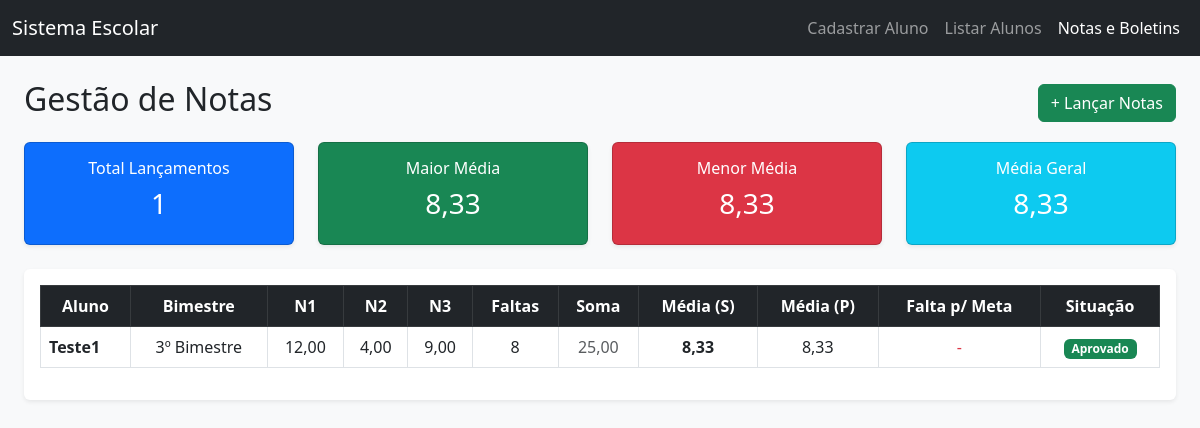
Page /Crud/notas_index.php on the committed database.
### tables this page shows
CREATE TABLE `notas_alunos` (
  `id` int(11) NOT NULL,
  `aluno_id` int(11) NOT NULL,
  `bimestre` varchar(20) NOT NULL,
  `nota1` decimal(5,2) NOT NULL,
  `nota2` decimal(5,2) NOT NULL,
  `nota3` decimal(5,2) NOT NULL,
  `peso` decimal(4,2) DEFAULT 1.00,
  `faltas` int(11) DEFAULT 0,
  `created_at` timestamp NOT NULL DEFAULT current_timestamp()
);

CREATE TABLE `usuarios` (
  `id` int(11) NOT NULL,
  `nome` varchar(150) NOT NULL,
  `email` varchar(100) NOT NULL,
  `telefone` varchar(20) NOT NULL,
  `idade` int(11) NOT NULL,
  `cidade` varchar(100) NOT NULL,
  `curso` varchar(100) NOT NULL
);

### Crud/notas_index.php (the view, shortened to what this page needs)
<?php
require 'conexao.php';
$sql = "SELECT n.*, u.nome FROM notas_alunos n JOIN usuarios u ON n.aluno_id = u.id ORDER BY n.id DESC";
$resultado = $conn->query($sql);
$total_lancamentos = $resultado->num_rows;
$max_media = 0;
$min_media = 10;
$soma_geral_medias = 0;
$dados_tabela = [];
if ($total_lancamentos > 0) {
    while ($row = $resultado->fetch_assoc()) {
        $n1 = $row['nota1'];
        $n2 = $row['nota2'];
        $n3 = $row['nota3'];
        $peso = $row['peso'];
        $faltas = $row['faltas'];
        $soma_notas = $n1 + $n2 + $n3;
        $media_simples = $soma_notas / 3;
        $media_ponderada = ($soma_notas / 3) * $peso;
        $diferenca_meta = 7.0 - $media_simples;
        if ($diferenca_meta < 0) {
            $diferenca_meta = 0;
        }
        if ($media_simples >= 7.0 && $faltas <= 10) {
            $situacao = "Aprovado";
            $badge = "success";
        } elseif ($media_simples < 5.0 || $faltas > 10) {
            $situacao = "Reprovado";
            $badge = "danger";
        } else {
            $situacao = "Recuperação";
            $badge = "warning";
        }
        if ($media_simples > $max_media) {
            $max_media = $media_simples;
        }
        if ($media_simples < $min_media) {
            $min_media = $media_simples;
        }
        $soma_geral_medias += $media_simples;
        $row['soma'] = $soma_notas;
        $row['media_simples'] = $media_simples;
        $row['media_ponderada'] = $media_ponderada;
        $row['diferenca'] = $diferenca_meta;
        $row['situacao'] = $situacao;
        $row['badge'] = $badge;
        $dados_tabela[] = $row;
    }
} else {
    $min_media = 0;
}
$media_geral_turma = $total_lancamentos > 0 ? ($soma_geral_medias / $total_lancamentos) : 0;
?>
<!DOCTYPE html>
<html lang="pt-BR">
<head>
    <link href="https://cdn.jsdelivr.net/npm/bootstrap@5.3.0/dist/css/bootstrap.min.css" rel="stylesheet">
</head>
<body class="bg-light">
    <nav class="navbar navbar-expand-lg navbar-dark bg-dark mb-4">
        <div class="container-fluid">
            <a class="navbar-brand" href="index.php">Sistema Escolar</a>
            <div class="navbar-nav">
                <a class="nav-link" href="index.php">Cadastrar Aluno</a>
                <a class="nav-link" href="listar.php">Listar Alunos</a>
                <a class="nav-link active" href="notas_index.php">Notas e Boletins</a>
            </div>
        </div>
    </nav>
    <div class="container-fluid px-4">
        <div class="d-flex justify-content-between align-items-center mb-3">
            <h2>Gestão de Notas</h2>
            <a href="notas_form.php" class="btn btn-success">+ Lançar Notas</a>
        </div>
        <div class="row mb-4 text-center">
            <div class="col-md-3">
                <div class="card text-bg-primary shadow-sm">
                    <div class="card-body">
                        <h6 class="card-title">Total Lançamentos</h6>
                        <h3><?= $total_lancamentos ?></h3>
                    </div>
                </div>
            </div>
            <div class="col-md-3">
                <div class="card text-bg-success shadow-sm">
                    <div class="card-body">
                        <h6 class="card-title">Maior Média</h6>
                        <h3><?= number_format($max_media, 2, ',', '.') ?></h3>
                    </div>
                </div>
            </div>
            <div class="col-md-3">
                <div class="card text-bg-danger shadow-sm">
                    <div class="card-body">
                        <h6 class="card-title">Menor Média</h6>
                        <h3><?= number_format($min_media, 2, ',', '.') ?></h3>
                    </div>
                </div>
            </div>
            <div class="col-md-3">
                <div class="card text-bg-info text-white shadow-sm">
                    <div class="card-body">
                        <h6 class="card-title">Média Geral</h6>
                        <h3><?= number_format($media_geral_turma, 2, ',', '.') ?></h3>
                    </div>
                </div>
            </div>
        </div>
        <div class="table-responsive shadow-sm bg-white p-3 rounded">
            <table class="table table-bordered table-hover align-middle text-center">
                <thead class="table-dark">
                    <tr>
                        <th>Aluno</th>
                        <th>Bimestre</th>
                        <th>N1</th>
                        <th>N2</th>
                        <th>N3</th>
                        <th>Faltas</th>
                        <th>Soma</th>
                        <th>Média (S)</th>
                        <th>Média (P)</th>
                        <th>Falta p/ Meta</th>
                        <th>Situação</th>
                    </tr>
                </thead>
                <tbody>
                    <?php if (empty($dados_tabela)): ?>
                        <tr>
                            <td colspan="11">Nenhuma nota lançada.</td>
                        </tr>
                    <?php else: ?>
                        <?php foreach ($dados_tabela as $linha): ?>
                            <tr>
                                <td class="text-start fw-bold"><?= htmlspecialchars($linha['nome']) ?></td>
                                <td><?= $linha['bimestre'] ?></td>
                                <td><?= number_format($linha['nota1'], 2, ',', '.') ?></td>
                                <td><?= number_format($linha['nota2'], 2, ',', '.') ?></td>
                                <td><?= number_format($linha['nota3'], 2, ',', '.') ?></td>
                                <td><?= $linha['faltas'] ?></td>
                                <td class="text-muted"><?= number_format($linha['soma'], 2, ',', '.') ?></td>
                                <td class="fw-bold"><?= number_format($linha['media_simples'], 2, ',', '.') ?></td>
                                <td><?= number_format($linha['media_ponderada'], 2, ',', '.') ?></td>
                                <td class="text-danger"><?= $linha['diferenca'] == 0 ? '-' : number_format($linha['diferenca'], 2, ',', '.') ?></td>
                                <td><span class="badge bg-<?= $linha['badge'] ?>"><?= $linha['situacao'] ?></span></td>
                            </tr>
                        <?php endforeach; ?>
                    <?php endif; ?>
                </tbody>
            </table>
        </div>
    </div>
</body>
</html>

### rows in the picture
notas_alunos: max_media "8,33", min_media "8,33", aluno.nome "Teste1", bimestre "3º Bimestre", nota1 "12,00", nota2 "4,00", nota3 "9,00", faltas "8", soma "25,00", media_simples "8,33", media_ponderada "8,33", situacao "Aprovado"

### other values in the picture
$total_lancamentos "1"
$media_geral_turma "8,33"
